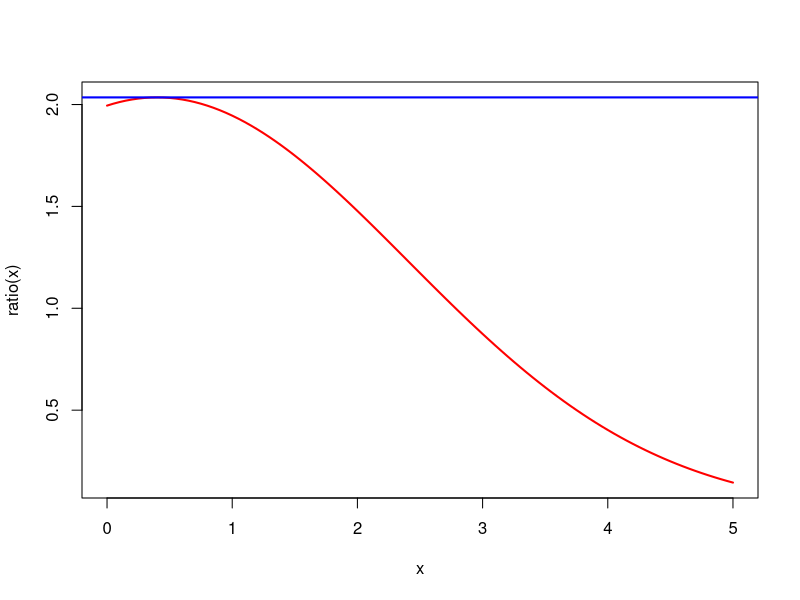
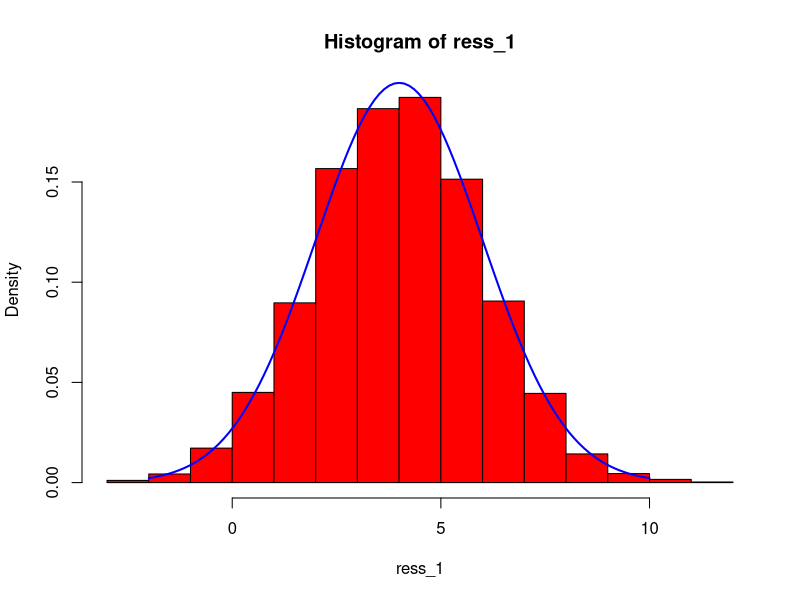
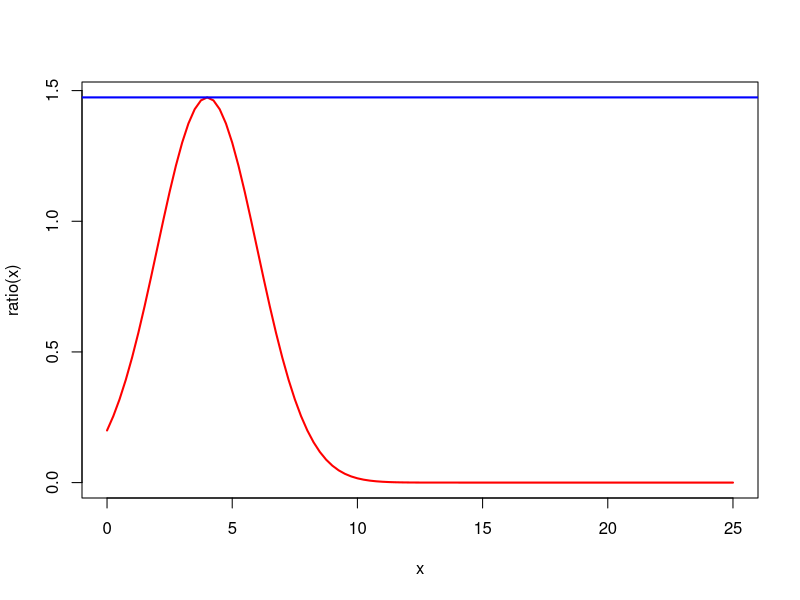
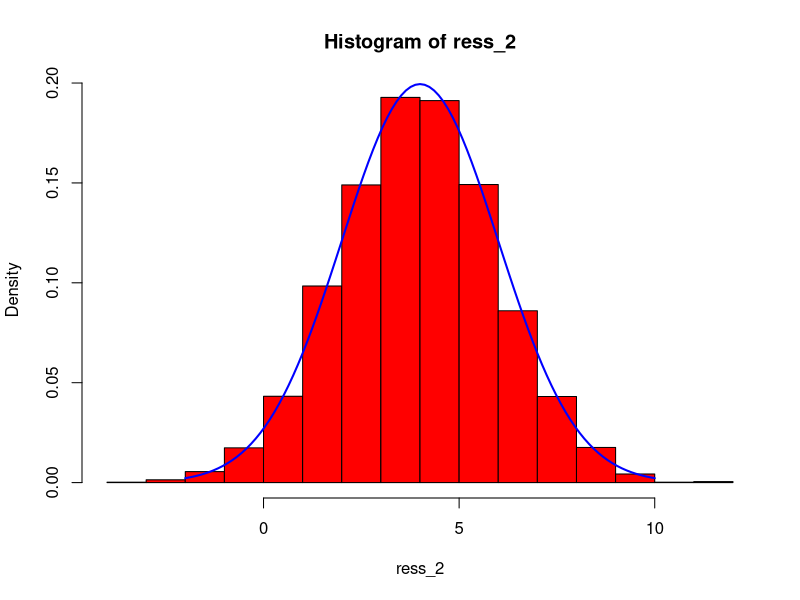
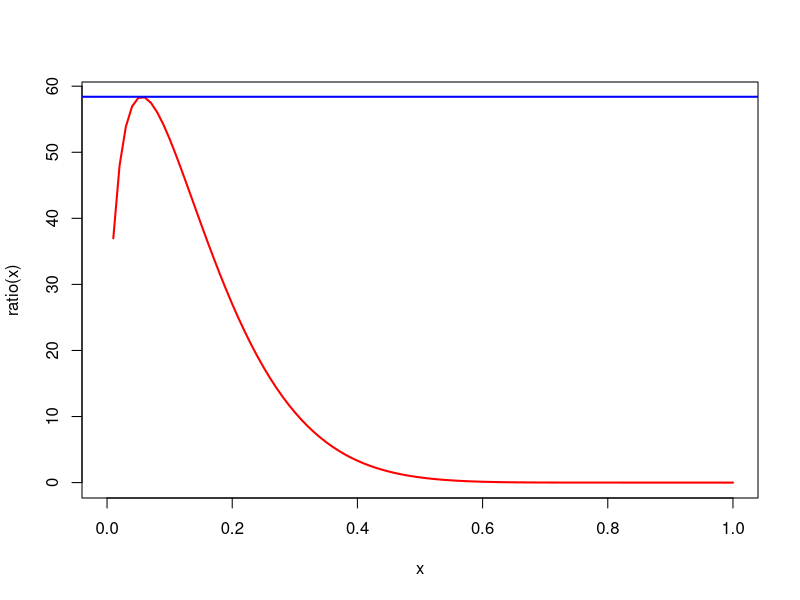
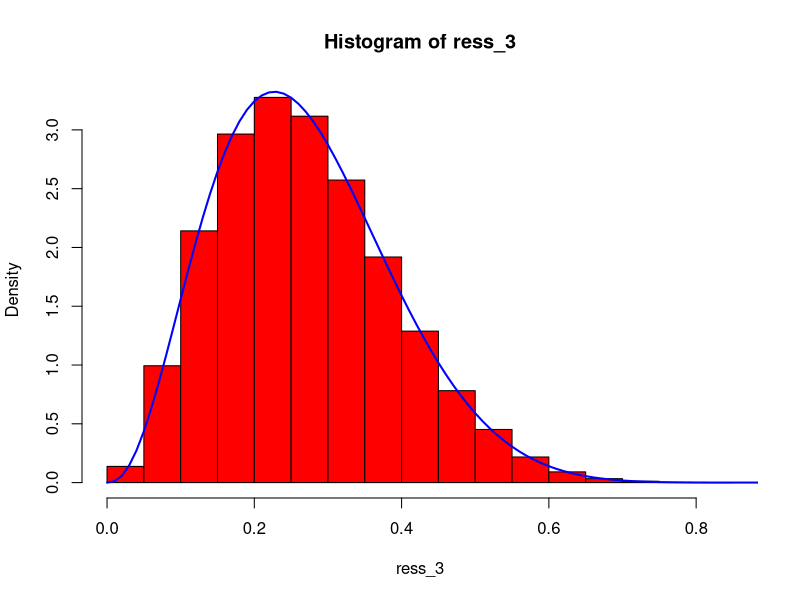
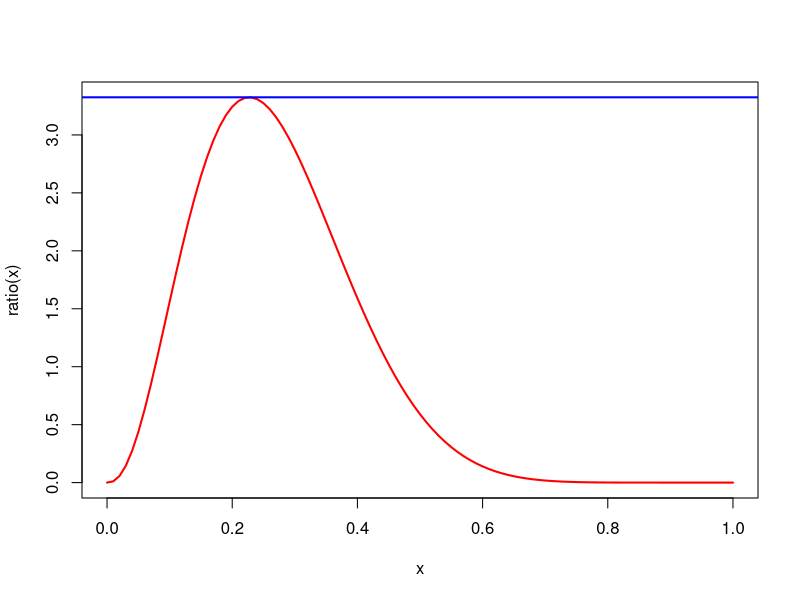
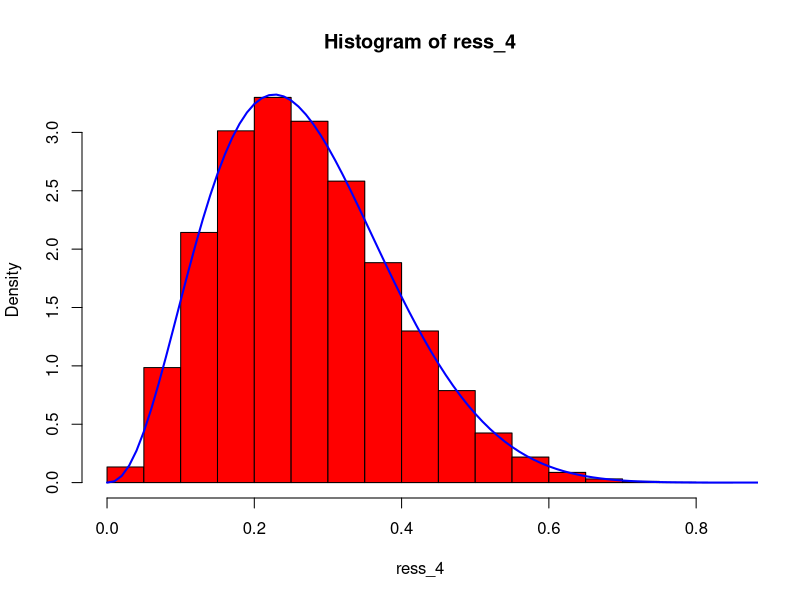

Reproduce these figures in R, in order.
## ---- chunk 1
#| warning: false
#| fig-height: 9
#| fig-width: 9


fv <- function(x) dexp(x, rate = 1/10)
fy <- function(x) dnorm(x, mean = 0, sd = 2)
ratio <- function(x) fy(x) / fv(x)
temp1 <- optimize(ratio, interval = c(0, 25), maximum = TRUE)
M1 <- temp1$objective 
x_max1 <- temp1$maximum

# library(httpgd); hgd(); hgd_browse()

curve(ratio, 0, 5, lwd = 2, col = "red")
abline(h = M1, lwd = 2, col = "blue")
n <- 1e+4
ratio_2 <- function(x) ratio(x) / M1
sim_fun_1 <- function(n) {
    i <- 0
    sim_norm <- numeric(n)
    while(i < n) {
        u <- runif(3)
        v <- -10 * log(u[1])
        temp <- ratio_2(v)
        if (u[2] < temp) {
            i <- i + 1
            sim_norm[i] <- ifelse(u[3] < 0.5, -1, 1) * v 
        }
    }
    return(sim_norm + 4)
}

start_time_1 <- Sys.time()
ress_1 <- sim_fun_1(n = n)
End_time_1 <- Sys.time()
time_1 <- difftime(End_time_1, start_time_1, unit = "sec")

ress_1 |> mean()
ress_1 |> sd()

hist(ress_1, probability = TRUE, col = "red")
curve(dnorm(x, 4, 2), -2, 10, lwd = 2, col = "blue", add = TRUE)
## ---- chunk 2
#| warning: false
#| message: false
#| fig-height: 9
#| fig-width: 9



fv <- function(x) dexp(x, rate = 1)
fy <- function(x) dnorm(x, mean = 0, sd = 2)
ratio <- function(x) fy(x) / fv(x)
temp2 <- optimize(ratio, interval = c(0, 25), maximum = TRUE)
M2 <- temp2$objective 
x_max2 <- temp2$maximum


curve(ratio, 0, 25, lwd = 2, col = "red")
abline(h = M2, lwd = 2, col = "blue")
n <- 1e+4
ratio_2 <- function(x) ratio(x) / M2


sim_fun_2 <- function(n) {
    i <- 0
    sim_norm <- numeric(n)
    while(i < n) {
        u <- runif(3)
        v <- -log(u[1])
        temp <- ratio_2(v)
        if (u[2] < temp) {
            i <- i + 1
            sim_norm[i] <- ifelse(u[3] < 0.5, -1, 1) * v 
        }
    }
    return(sim_norm + 4)
}


start_time_2 <- Sys.time()
ress_2 <- sim_fun_2(n = n)
End_time_2 <- Sys.time()
time_2 <- difftime(End_time_2, start_time_2, unit = "sec")

ress_2 |> mean()
ress_2 |> sd()

hist(ress_2, probability = TRUE, col = "red")
curve(dnorm(x, 4, 2), -2, 10, lwd = 2, col = "blue", add = TRUE)


c(M1 = M1, M2 = M2)
c(Time_1 = time_1, Time_2 = time_2)
## ---- chunk 3
#| warning: false
#| fig-height: 9
#| fig-width:9

fv <- function(x) dbeta(x, shape1 = 3, shape2 = 1)
fy <- function(x) dbeta(x, shape1 = 3.5, shape2 = 9.5)
ratio <- function(x) fy(x) / fv(x)
temp3 <- optimize(ratio, interval = c(0, 1), maximum = TRUE)
M3 <- temp3$objective 
x_max3 <- temp3$maximum


curve(ratio, 0, 1, lwd = 2, col = "red")
abline(h = M3, lwd = 2, col = "blue")
n <- 1e+5
ratio_3 <- function(x) ratio(x) / M3


sim_fun_3 <- function(n) {
    i <- 0
    sim_beta <- numeric(n)
    while(i < n) {
        u <- runif(3)
        v <- u[1]^(1/3)
        temp <- ratio_3(v)
        if (u[2] < temp) {
            i <- i + 1
            sim_beta[i] <- v 
        }
    }
    return(sim_beta)
}


start_time_3 <- Sys.time()
ress_3 <- sim_fun_3(n = n)
End_time_3 <- Sys.time()
time_3 <- difftime(End_time_3, start_time_3, unit = "sec")

ress_3 |> mean()
ress_3 |> sd()

hist(ress_3, probability = TRUE, col = "red")
curve(dbeta(x, shape1 = 3.5, shape2 = 9.5), 0, 1, lwd = 2, col = "blue", add = TRUE)




## ---- chunk 4
#| warning: false
#| fig-height: 9
#| fig-width: 9

fv <- function(x) 1
fy <- function(x) dbeta(x, shape1 = 3.5, shape2 = 9.5)
ratio <- function(x) fy(x) / fv(x)
temp4 <- optimize(ratio, interval = c(0, 1), maximum = TRUE)
M4 <- temp4$objective 
x_max4 <- temp4$maximum


curve(ratio, 0, 1, lwd = 2, col = "red")
abline(h = M4, lwd = 2, col = "blue")
n <- 1e+5
ratio_4 <- function(x) ratio(x) / M4


sim_fun_4 <- function(n) {
    i <- 0
    sim_beta <- numeric(n)
    while(i < n) {
        u <- runif(3)
        v <- u[1]
        temp <- ratio_4(v)
        if (u[2] < temp) {
            i <- i + 1
            sim_beta[i] <- v 
        }
    }
    return(sim_beta)
}


start_time_4 <- Sys.time()
ress_4 <- sim_fun_4(n = n)
End_time_4 <- Sys.time()
time_4 <- difftime(End_time_4, start_time_4, unit = "sec")

ress_4 |> mean()
ress_4 |> sd()

hist(ress_4, probability = TRUE, col = "red")
curve(dbeta(x, shape1 = 3.5, shape2 = 9.5), 0, 1, lwd = 2, col = "blue", add = TRUE)






c(M3 = M3, M4 = M4)
c(Time_3 = time_3, Time_4 = time_4)
